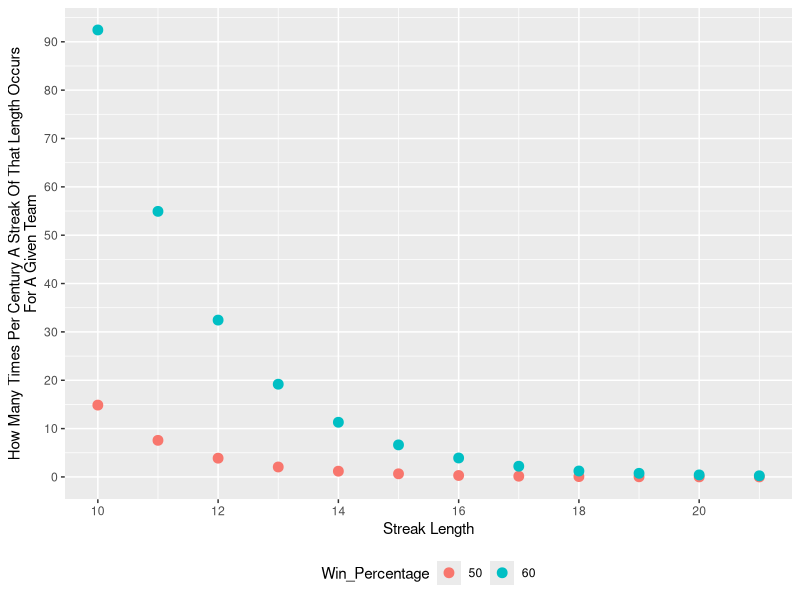
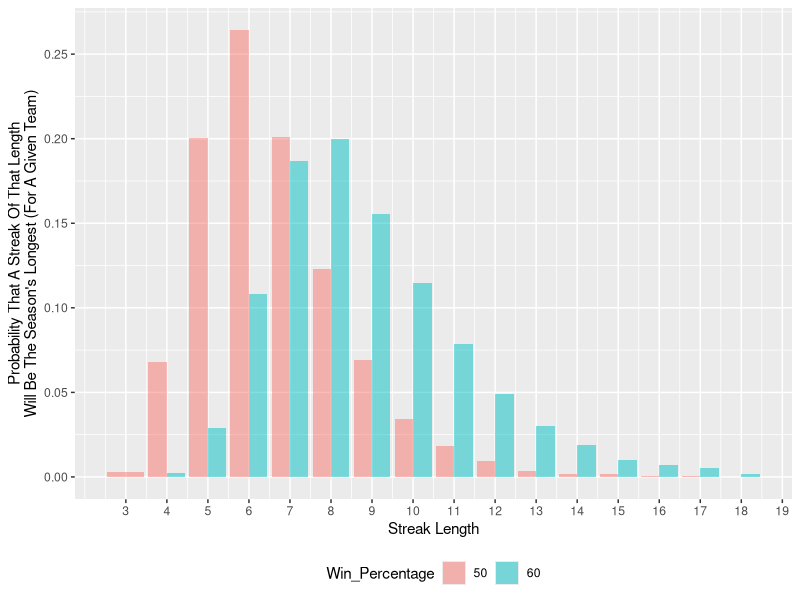

Generate these figures, in order, with R:
library(ggplot2)

df=structure(list(streaksPerCentury = c(8095.68, 4022.65, 1997.74, 
                                        989.41, 489.31, 243.43, 120.66, 60.09, 29.94, 14.86, 7.57, 3.88, 
                                        2.06, 1.19, 0.65, 0.3, 0.15, 0.07, 0.03, 0.01, 0, 0, 0, 0, 0, 
                                        0, 0, 0, 0, 0, 0, 0, 0, 0, 0, 0, 0, 0, 0, 0, 0, 0, 0, 0, 0, 0, 
                                        0, 0, 0, 0, 0, 0, 0, 0, 0, 0, 0, 0, 0, 0, 0, 0, 0, 0, 0, 0, 0, 
                                        0, 0, 0, 0, 0, 0, 0, 0, 0, 0, 0, 0, 0, 0, 0, 0, 0, 0, 0, 0, 0, 
                                        0, 0, 0, 0, 0, 0, 0, 0, 0, 0, 0, 0, 0, 0, 0, 0, 0, 0, 0, 0, 0, 
                                        0, 0, 0, 0, 0, 0, 0, 0, 0, 0, 0, 0, 0, 0, 0, 0, 0, 0, 0, 0, 0, 
                                        0, 0, 0, 0, 0, 0, 0, 0, 0, 0, 0, 0, 0, 0, 0, 0, 0, 0, 0, 0, 0, 
                                        0, 0, 0, 0, 0, 0, 0, 0, 0, 0, 0, 9732.78, 5809.84, 3463.07, 2064.78, 
                                        1230.27, 732.7, 435.95, 259.14, 154.46, 92.45, 54.93, 32.44, 
                                        19.18, 11.31, 6.63, 3.92, 2.22, 1.23, 0.75, 0.42, 0.24, 0.14, 
                                        0.07, 0.03, 0, 0, 0, 0, 0, 0, 0, 0, 0, 0, 0, 0, 0, 0, 0, 0, 0, 
                                        0, 0, 0, 0, 0, 0, 0, 0, 0, 0, 0, 0, 0, 0, 0, 0, 0, 0, 0, 0, 0, 
                                        0, 0, 0, 0, 0, 0, 0, 0, 0, 0, 0, 0, 0, 0, 0, 0, 0, 0, 0, 0, 0, 
                                        0, 0, 0, 0, 0, 0, 0, 0, 0, 0, 0, 0, 0, 0, 0, 0, 0, 0, 0, 0, 0, 
                                        0, 0, 0, 0, 0, 0, 0, 0, 0, 0, 0, 0, 0, 0, 0, 0, 0, 0, 0, 0, 0, 
                                        0, 0, 0, 0, 0, 0, 0, 0, 0, 0, 0, 0, 0, 0, 0, 0, 0, 0, 0, 0, 0, 
                                        0, 0, 0, 0, 0, 0, 0, 0, 0, 0, 0, 0, 0, 0, 0, 0), streakLength = c(1L, 
                                                                                                          2L, 3L, 4L, 5L, 6L, 7L, 8L, 9L, 10L, 11L, 12L, 13L, 14L, 15L, 
                                                                                                          16L, 17L, 18L, 19L, 20L, 21L, 22L, 23L, 24L, 25L, 26L, 27L, 28L, 
                                                                                                          29L, 30L, 31L, 32L, 33L, 34L, 35L, 36L, 37L, 38L, 39L, 40L, 41L, 
                                                                                                          42L, 43L, 44L, 45L, 46L, 47L, 48L, 49L, 50L, 51L, 52L, 53L, 54L, 
                                                                                                          55L, 56L, 57L, 58L, 59L, 60L, 61L, 62L, 63L, 64L, 65L, 66L, 67L, 
                                                                                                          68L, 69L, 70L, 71L, 72L, 73L, 74L, 75L, 76L, 77L, 78L, 79L, 80L, 
                                                                                                          81L, 82L, 83L, 84L, 85L, 86L, 87L, 88L, 89L, 90L, 91L, 92L, 93L, 
                                                                                                          94L, 95L, 96L, 97L, 98L, 99L, 100L, 101L, 102L, 103L, 104L, 105L, 
                                                                                                          106L, 107L, 108L, 109L, 110L, 111L, 112L, 113L, 114L, 115L, 116L, 
                                                                                                          117L, 118L, 119L, 120L, 121L, 122L, 123L, 124L, 125L, 126L, 127L, 
                                                                                                          128L, 129L, 130L, 131L, 132L, 133L, 134L, 135L, 136L, 137L, 138L, 
                                                                                                          139L, 140L, 141L, 142L, 143L, 144L, 145L, 146L, 147L, 148L, 149L, 
                                                                                                          150L, 151L, 152L, 153L, 154L, 155L, 156L, 157L, 158L, 159L, 160L, 
                                                                                                          161L, 162L, 1L, 2L, 3L, 4L, 5L, 6L, 7L, 8L, 9L, 10L, 11L, 12L, 
                                                                                                          13L, 14L, 15L, 16L, 17L, 18L, 19L, 20L, 21L, 22L, 23L, 24L, 25L, 
                                                                                                          26L, 27L, 28L, 29L, 30L, 31L, 32L, 33L, 34L, 35L, 36L, 37L, 38L, 
                                                                                                          39L, 40L, 41L, 42L, 43L, 44L, 45L, 46L, 47L, 48L, 49L, 50L, 51L, 
                                                                                                          52L, 53L, 54L, 55L, 56L, 57L, 58L, 59L, 60L, 61L, 62L, 63L, 64L, 
                                                                                                          65L, 66L, 67L, 68L, 69L, 70L, 71L, 72L, 73L, 74L, 75L, 76L, 77L, 
                                                                                                          78L, 79L, 80L, 81L, 82L, 83L, 84L, 85L, 86L, 87L, 88L, 89L, 90L, 
                                                                                                          91L, 92L, 93L, 94L, 95L, 96L, 97L, 98L, 99L, 100L, 101L, 102L, 
                                                                                                          103L, 104L, 105L, 106L, 107L, 108L, 109L, 110L, 111L, 112L, 113L, 
                                                                                                          114L, 115L, 116L, 117L, 118L, 119L, 120L, 121L, 122L, 123L, 124L, 
                                                                                                          125L, 126L, 127L, 128L, 129L, 130L, 131L, 132L, 133L, 134L, 135L, 
                                                                                                          136L, 137L, 138L, 139L, 140L, 141L, 142L, 143L, 144L, 145L, 146L, 
                                                                                                          147L, 148L, 149L, 150L, 151L, 152L, 153L, 154L, 155L, 156L, 157L, 
                                                                                                          158L, 159L, 160L, 161L, 162L), Win_Percentage = structure(c(1L, 
                                                                                                                                                                      1L, 1L, 1L, 1L, 1L, 1L, 1L, 1L, 1L, 1L, 1L, 1L, 1L, 1L, 1L, 1L, 
                                                                                                                                                                      1L, 1L, 1L, 1L, 1L, 1L, 1L, 1L, 1L, 1L, 1L, 1L, 1L, 1L, 1L, 1L, 
                                                                                                                                                                      1L, 1L, 1L, 1L, 1L, 1L, 1L, 1L, 1L, 1L, 1L, 1L, 1L, 1L, 1L, 1L, 
                                                                                                                                                                      1L, 1L, 1L, 1L, 1L, 1L, 1L, 1L, 1L, 1L, 1L, 1L, 1L, 1L, 1L, 1L, 
                                                                                                                                                                      1L, 1L, 1L, 1L, 1L, 1L, 1L, 1L, 1L, 1L, 1L, 1L, 1L, 1L, 1L, 1L, 
                                                                                                                                                                      1L, 1L, 1L, 1L, 1L, 1L, 1L, 1L, 1L, 1L, 1L, 1L, 1L, 1L, 1L, 1L, 
                                                                                                                                                                      1L, 1L, 1L, 1L, 1L, 1L, 1L, 1L, 1L, 1L, 1L, 1L, 1L, 1L, 1L, 1L, 
                                                                                                                                                                      1L, 1L, 1L, 1L, 1L, 1L, 1L, 1L, 1L, 1L, 1L, 1L, 1L, 1L, 1L, 1L, 
                                                                                                                                                                      1L, 1L, 1L, 1L, 1L, 1L, 1L, 1L, 1L, 1L, 1L, 1L, 1L, 1L, 1L, 1L, 
                                                                                                                                                                      1L, 1L, 1L, 1L, 1L, 1L, 1L, 1L, 1L, 1L, 1L, 1L, 1L, 1L, 1L, 1L, 
                                                                                                                                                                      1L, 2L, 2L, 2L, 2L, 2L, 2L, 2L, 2L, 2L, 2L, 2L, 2L, 2L, 2L, 2L, 
                                                                                                                                                                      2L, 2L, 2L, 2L, 2L, 2L, 2L, 2L, 2L, 2L, 2L, 2L, 2L, 2L, 2L, 2L, 
                                                                                                                                                                      2L, 2L, 2L, 2L, 2L, 2L, 2L, 2L, 2L, 2L, 2L, 2L, 2L, 2L, 2L, 2L, 
                                                                                                                                                                      2L, 2L, 2L, 2L, 2L, 2L, 2L, 2L, 2L, 2L, 2L, 2L, 2L, 2L, 2L, 2L, 
                                                                                                                                                                      2L, 2L, 2L, 2L, 2L, 2L, 2L, 2L, 2L, 2L, 2L, 2L, 2L, 2L, 2L, 2L, 
                                                                                                                                                                      2L, 2L, 2L, 2L, 2L, 2L, 2L, 2L, 2L, 2L, 2L, 2L, 2L, 2L, 2L, 2L, 
                                                                                                                                                                      2L, 2L, 2L, 2L, 2L, 2L, 2L, 2L, 2L, 2L, 2L, 2L, 2L, 2L, 2L, 2L, 
                                                                                                                                                                      2L, 2L, 2L, 2L, 2L, 2L, 2L, 2L, 2L, 2L, 2L, 2L, 2L, 2L, 2L, 2L, 
                                                                                                                                                                      2L, 2L, 2L, 2L, 2L, 2L, 2L, 2L, 2L, 2L, 2L, 2L, 2L, 2L, 2L, 2L, 
                                                                                                                                                                      2L, 2L, 2L, 2L, 2L, 2L, 2L, 2L, 2L, 2L, 2L, 2L, 2L, 2L, 2L, 2L, 
                                                                                                                                                                      2L, 2L, 2L), .Label = c("50", "60"), class = "factor")), .Names = c("streaksPerCentury", 
                                                                                                                                                                                                                                          "streakLength", "Win_Percentage"), row.names = c(NA, -324L), class = "data.frame")

mf=structure(list(streakLength = c(3L, 4L, 4L, 5L, 5L, 6L, 6L, 7L, 
                                   7L, 8L, 8L, 9L, 9L, 10L, 10L, 11L, 11L, 12L, 12L, 13L, 13L, 14L, 
                                   14L, 15L, 15L, 16L, 16L, 17L, 17L, 18L, 18L, 19L, 19L, 20L, 20L, 
                                   21L, 22L, 23L, 24L), Win_Percentage = structure(c(1L, 1L, 2L, 
                                                                                     1L, 2L, 1L, 2L, 1L, 2L, 1L, 2L, 1L, 2L, 1L, 2L, 1L, 2L, 1L, 2L, 
                                                                                     1L, 2L, 1L, 2L, 1L, 2L, 1L, 2L, 1L, 2L, 1L, 2L, 1L, 2L, 1L, 2L, 
                                                                                     2L, 2L, 2L, 2L), .Label = c("50", "60"), class = "factor"), prob = c(0.0029, 
                                                                                                                                                          0.0679, 0.0025, 0.2006, 0.0291, 0.2643, 0.108, 0.201, 0.1869, 
                                                                                                                                                          0.1231, 0.1999, 0.0694, 0.1556, 0.0343, 0.1147, 0.0183, 0.0786, 
                                                                                                                                                          0.0095, 0.049, 0.0033, 0.03, 0.0019, 0.0188, 0.002, 0.0099, 7e-04, 
                                                                                                                                                          0.0071, 4e-04, 0.0051, 2e-04, 0.0015, 1e-04, 0.0015, 1e-04, 8e-04, 
                                                                                                                                                          3e-04, 3e-04, 1e-04, 3e-04)), .Names = c("streakLength", "Win_Percentage", 
                                                                                                                                                                                                   "prob"), row.names = c(NA, -39L), class = "data.frame")

p=ggplot(subset(df,streakLength>9 & streakLength<22),
         aes(x=streakLength,
             y=streaksPerCentury,
             group=Win_Percentage,
             color=Win_Percentage))
p=p+geom_point(size=3)
p=p+scale_y_continuous(breaks=seq(0,100,10))
p=p+scale_x_continuous(breaks=seq(10,21,2))
p=p+labs(x="Streak Length",
         y="How Many Times Per Century A Streak Of That Length Occurs\nFor A Given Team")
p=p+theme(legend.position="bottom")
p

p=ggplot(subset(mf,streakLength<19),
         aes(x=streakLength,
             y=prob,
             fill=Win_Percentage,
             group=Win_Percentage))
p=p+geom_bar(stat="identity",alpha=.5,position="dodge")
p=p+scale_y_continuous(breaks=seq(0,.3,.05))
p=p+scale_x_continuous(breaks=seq(3,19,1))
p=p+labs(x="Streak Length",
         y="Probability That A Streak Of That Length\nWill Be The Season's Longest (For A Given Team)")
p=p+theme(legend.position="bottom")
p
